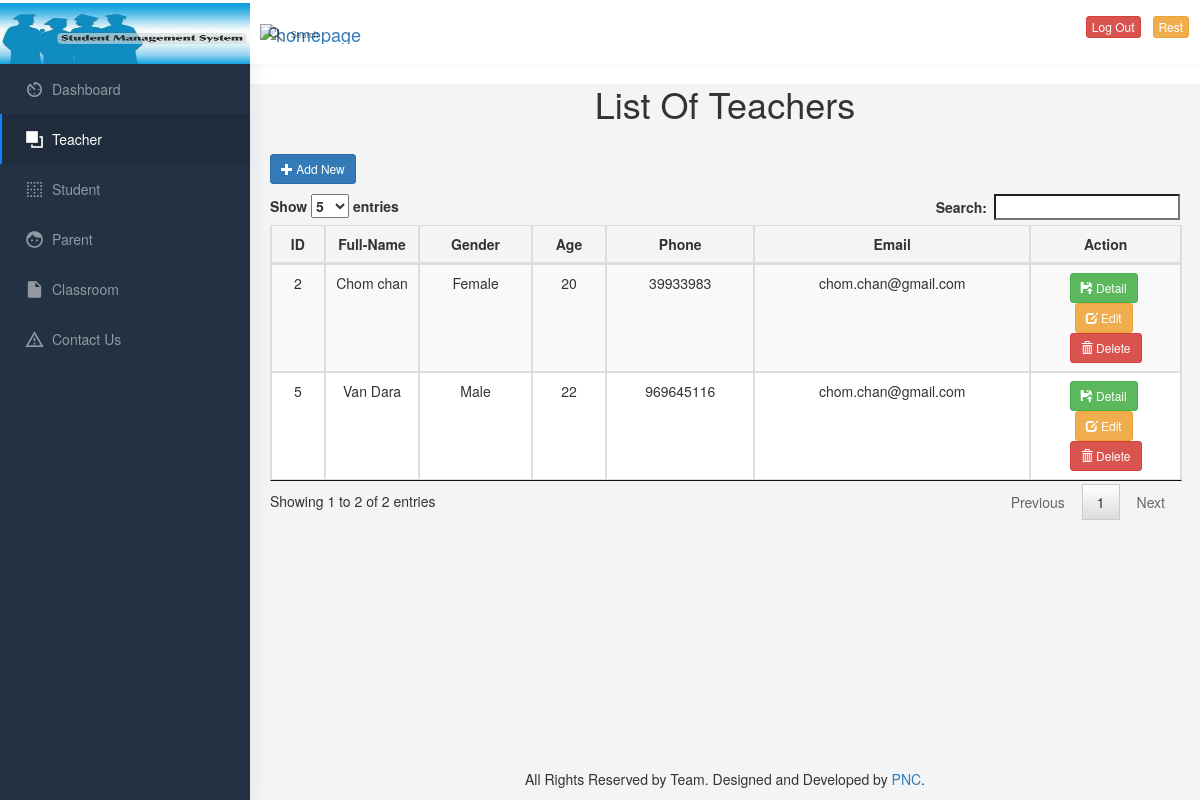
Page /Resource/Main/Teacher/index.php on the earlier database version.
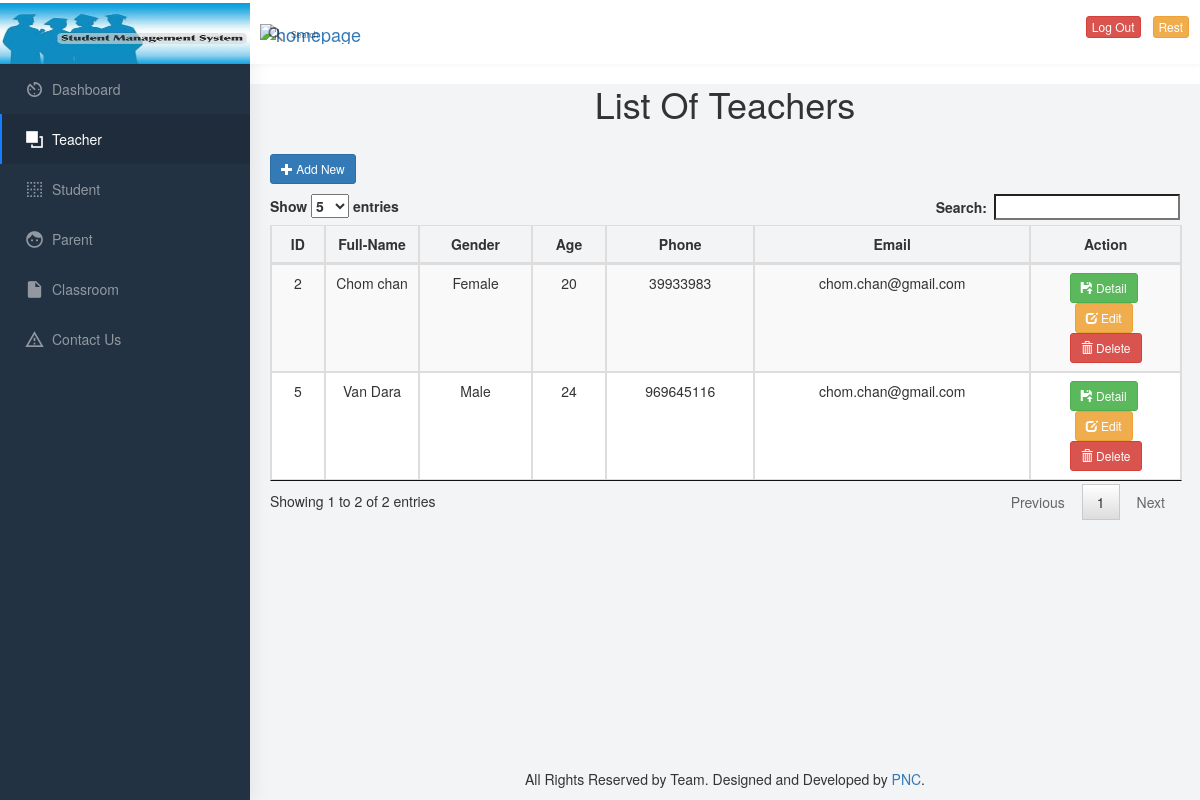
Same page on the later database version.
### tables this page shows
CREATE TABLE `teacher` (
  `tea_id` int(11) NOT NULL,
  `tea_name` varchar(200) NOT NULL,
  `tea_email` text NOT NULL,
  `gender` text NOT NULL,
  `age` int(200) NOT NULL,
  `phone` int(200) NOT NULL
);

### Resource/Main/Teacher/index.php (the view, shortened to what the changed rows need)
<!DOCTYPE html>
<html dir="ltr" lang="en">
<head>
    <link href="../../../dist/css/style.min.css" rel="stylesheet">
    <link rel="stylesheet" href="../../../dist/css/jquery.dataTables.min.css">
    <link rel="stylesheet" href="https://maxcdn.bootstrapcdn.com/bootstrap/3.4.0/css/bootstrap.min.css">
</head>
<body>
    <div id="main-wrapper" data-navbarbg="skin6" data-theme="light" data-layout="vertical" data-sidebartype="full" data-boxed-layout="full">
        <div class="page-wrapper">
            <div class="Center">
                <div class="List" style="text-align: center;">
                   <h1>List Of Teachers</h1>
                </div>
            </div>
            <div class="container-fluid">
                <br><br>
            <table class="table table-striped table-bordered table-hover " style="text-align:center" id="empTable">
                <thead>
                    <th>
                        <center>ID</center>
                    </th>
                    <th>
                        <center>Full-Name</center>
                    </th>
                    <th>
                        <center>Gender</center>
                    </th>
                    <th>
                        <center>Age</center>
                    </th>
                    <th>
                        <center>Phone</center>
                    </th>
                    <th>
                        <center>Email</center>
                    </th>
                    <th>
                        <center>Action</center>
                    </th>
                </thead>
                <tbody>
                    <?php
include('connection.php');
$result=$mysqli->query("select * from teacher");
while($row=$result->fetch_assoc()){
?>
                    <tr>
                        <td><?php echo $row['tea_id']; ?></td>
                        <td><?php echo $row['tea_name']; ?></td>
                        <td><?php echo $row['gender']; ?></td>
                        <td><?php echo $row['age']; ?></td>
                        <td><?php echo $row['phone']; ?></td>
                        <td><?php echo $row['tea_email']; ?></td>
                        <td>
                            <a href="#detail<?php echo $row['tea_id']; ?>" data-toggle="modal"
                                class="btn btn-success btn-sm">
                                <span class="glyphicon glyphicon-floppy-open"></span> Detail</a>&nbsp;
                            <a href="#edit<?php echo $row['tea_id']; ?>" data-toggle="modal" class="btn btn-warning btn-sm">
                                <span class="glyphicon glyphicon-edit"></span> Edit</a>&nbsp;
                            <a href="#del<?php echo $row['tea_id']; ?>" data-toggle="modal" class="btn btn-danger btn-sm">
                                <span class="glyphicon glyphicon-trash"></span> Delete</a>
                        </td>
                    </tr>
                    <?php } ?>
                </tbody>
            </table>
            </div>
    </div>
</body>
</html>

Differences in the rows shown:
changed teacher "Van Dara": age "22" → "24"
